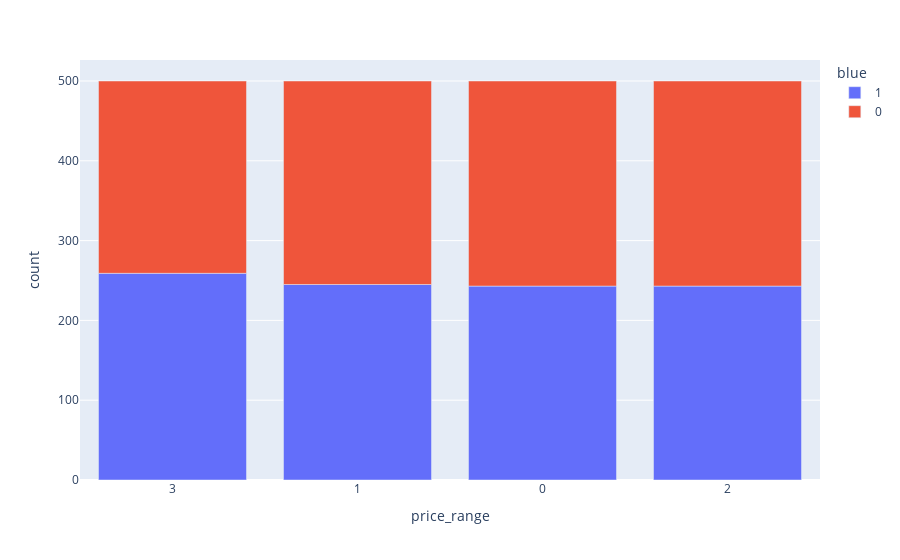
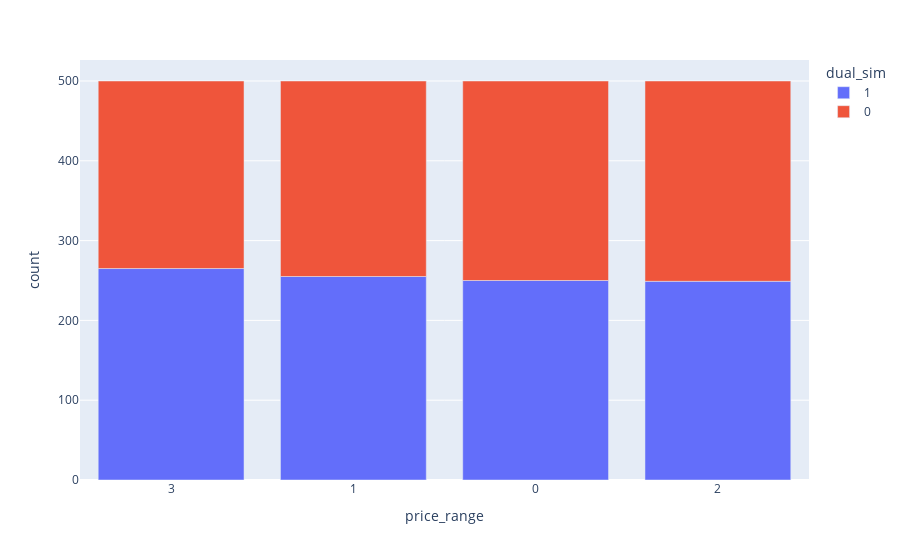
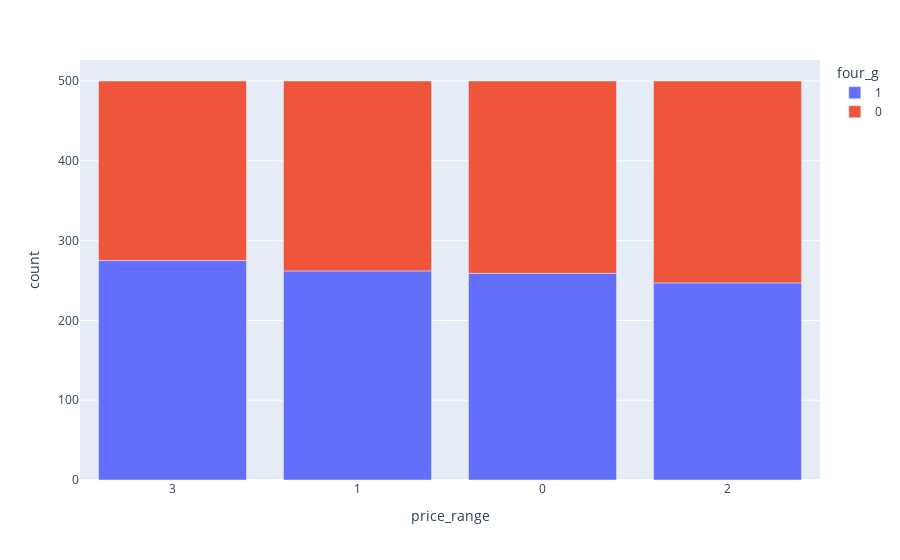
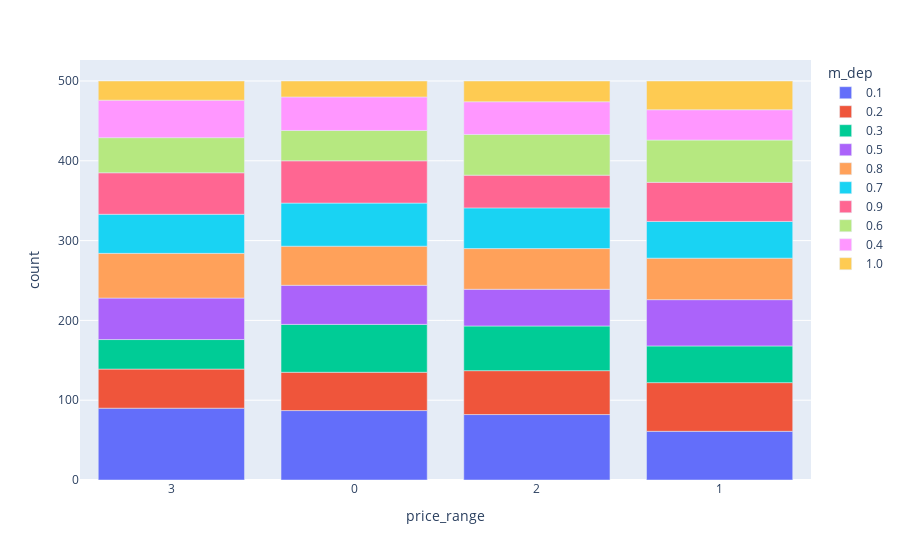

Source (notebook cell) for these figures, in order:
### Markdown cell above
### 2.2) Multivariada -> Relacionamento com a variável `price_range` (target)

- Resumo: no geral as variáveis possuem relacionamento iguais entre suas classes e a variável target

### Code cell
# Variáveis categóricas

for col in str_cols:
    
    df_temp = train[[col, 'price_range']]\
        .value_counts()\
        .reset_index()\
        .assign(\
                price_range = lambda x: x['price_range'].astype(str)
            )
        
    df_temp[col] = df_temp[col].astype(str)

    fig = px.bar(data_frame = df_temp, x = 'price_range', y = 'count', color = col)
    fig.show()

### Figure 1 — Plotly figure (JSON) as saved in the notebook; plotly's stock layout.template omitted (floating-point values rounded to 4 significant figures)
{"data": [{"alignmentgroup": "True", "hovertemplate": "blue=1<br>price_range=%{x}<br>count=%{y}<extra></extra>", "legendgroup": "1", "marker": {"color": "#636efa", "pattern": {"shape": ""}}, "name": "1", "offsetgroup": "1", "orientation": "v", "showlegend": true, "textposition": "auto", "type": "bar", "x": ["3", "1", "0", "2"], "xaxis": "x", "y": [259, 245, 243, 243], "yaxis": "y"}, {"alignmentgroup": "True", "hovertemplate": "blue=0<br>price_range=%{x}<br>count=%{y}<extra></extra>", "legendgroup": "0", "marker": {"color": "#EF553B", "pattern": {"shape": ""}}, "name": "0", "offsetgroup": "0", "orientation": "v", "showlegend": true, "textposition": "auto", "type": "bar", "x": ["0", "2", "1", "3"], "xaxis": "x", "y": [257, 257, 255, 241], "yaxis": "y"}], "layout": {"barmode": "relative", "legend": {"title": {"text": "blue"}, "tracegroupgap": 0}, "margin": {"t": 60}, "xaxis": {"anchor": "y", "domain": [0, 1], "title": {"text": "price_range"}}, "yaxis": {"anchor": "x", "domain": [0, 1], "title": {"text": "count"}}}}

### Figure 2 — Plotly figure (JSON) as saved in the notebook; plotly's stock layout.template omitted (floating-point values rounded to 4 significant figures)
{"data": [{"alignmentgroup": "True", "hovertemplate": "dual_sim=1<br>price_range=%{x}<br>count=%{y}<extra></extra>", "legendgroup": "1", "marker": {"color": "#636efa", "pattern": {"shape": ""}}, "name": "1", "offsetgroup": "1", "orientation": "v", "showlegend": true, "textposition": "auto", "type": "bar", "x": ["3", "1", "0", "2"], "xaxis": "x", "y": [265, 255, 250, 249], "yaxis": "y"}, {"alignmentgroup": "True", "hovertemplate": "dual_sim=0<br>price_range=%{x}<br>count=%{y}<extra></extra>", "legendgroup": "0", "marker": {"color": "#EF553B", "pattern": {"shape": ""}}, "name": "0", "offsetgroup": "0", "orientation": "v", "showlegend": true, "textposition": "auto", "type": "bar", "x": ["2", "0", "1", "3"], "xaxis": "x", "y": [251, 250, 245, 235], "yaxis": "y"}], "layout": {"barmode": "relative", "legend": {"title": {"text": "dual_sim"}, "tracegroupgap": 0}, "margin": {"t": 60}, "xaxis": {"anchor": "y", "domain": [0, 1], "title": {"text": "price_range"}}, "yaxis": {"anchor": "x", "domain": [0, 1], "title": {"text": "count"}}}}

### Figure 3 — Plotly figure (JSON) as saved in the notebook; plotly's stock layout.template omitted (floating-point values rounded to 4 significant figures)
{"data": [{"alignmentgroup": "True", "hovertemplate": "four_g=1<br>price_range=%{x}<br>count=%{y}<extra></extra>", "legendgroup": "1", "marker": {"color": "#636efa", "pattern": {"shape": ""}}, "name": "1", "offsetgroup": "1", "orientation": "v", "showlegend": true, "textposition": "auto", "type": "bar", "x": ["3", "1", "0", "2"], "xaxis": "x", "y": [275, 262, 259, 247], "yaxis": "y"}, {"alignmentgroup": "True", "hovertemplate": "four_g=0<br>price_range=%{x}<br>count=%{y}<extra></extra>", "legendgroup": "0", "marker": {"color": "#EF553B", "pattern": {"shape": ""}}, "name": "0", "offsetgroup": "0", "orientation": "v", "showlegend": true, "textposition": "auto", "type": "bar", "x": ["2", "0", "1", "3"], "xaxis": "x", "y": [253, 241, 238, 225], "yaxis": "y"}], "layout": {"barmode": "relative", "legend": {"title": {"text": "four_g"}, "tracegroupgap": 0}, "margin": {"t": 60}, "xaxis": {"anchor": "y", "domain": [0, 1], "title": {"text": "price_range"}}, "yaxis": {"anchor": "x", "domain": [0, 1], "title": {"text": "count"}}}}

### Figure 4 — Plotly figure (JSON) as saved in the notebook; plotly's stock layout.template omitted (floating-point values rounded to 4 significant figures)
{"data": [{"alignmentgroup": "True", "hovertemplate": "m_dep=0.1<br>price_range=%{x}<br>count=%{y}<extra></extra>", "legendgroup": "0.1", "marker": {"color": "#636efa", "pattern": {"shape": ""}}, "name": "0.1", "offsetgroup": "0.1", "orientation": "v", "showlegend": true, "textposition": "auto", "type": "bar", "x": ["3", "0", "2", "1"], "xaxis": "x", "y": [90, 87, 82, 61], "yaxis": "y"}, {"alignmentgroup": "True", "hovertemplate": "m_dep=0.2<br>price_range=%{x}<br>count=%{y}<extra></extra>", "legendgroup": "0.2", "marker": {"color": "#EF553B", "pattern": {"shape": ""}}, "name": "0.2", "offsetgroup": "0.2", "orientation": "v", "showlegend": true, "textposition": "auto", "type": "bar", "x": ["1", "2", "3", "0"], "xaxis": "x", "y": [61, 55, 49, 48], "yaxis": "y"}, {"alignmentgroup": "True", "hovertemplate": "m_dep=0.3<br>price_range=%{x}<br>count=%{y}<extra></extra>", "legendgroup": "0.3", "marker": {"color": "#00cc96", "pattern": {"shape": ""}}, "name": "0.3", "offsetgroup": "0.3", "orientation": "v", "showlegend": true, "textposition": "auto", "type": "bar", "x": ["0", "2", "1", "3"], "xaxis": "x", "y": [60, 56, 46, 37], "yaxis": "y"}, {"alignmentgroup": "True", "hovertemplate": "m_dep=0.5<br>price_range=%{x}<br>count=%{y}<extra></extra>", "legendgroup": "0.5", "marker": {"color": "#ab63fa", "pattern": {"shape": ""}}, "name": "0.5", "offsetgroup": "0.5", "orientation": "v", "showlegend": true, "textposition": "auto", "type": "bar", "x": ["1", "3", "0", "2"], "xaxis": "x", "y": [58, 52, 49, 46], "yaxis": "y"}, {"alignmentgroup": "True", "hovertemplate": "m_dep=0.8<br>price_range=%{x}<br>count=%{y}<extra></extra>", "legendgroup": "0.8", "marker": {"color": "#FFA15A", "pattern": {"shape": ""}}, "name": "0.8", "offsetgroup": "0.8", "orientation": "v", "showlegend": true, "textposition": "auto", "type": "bar", "x": ["3", "1", "2", "0"], "xaxis": "x", "y": [56, 52, 51, 49], "yaxis": "y"}, {"alignmentgroup": "True", "hovertemplate": "m_dep=0.7<br>price_range=%{x}<br>count=%{y}<extra></extra>", "legendgroup": "0.7", "marker": {"color": "#19d3f3", "pattern": {"shape": ""}}, "name": "0.7", "offsetgroup": "0.7", "orientation": "v", "showlegend": true, "textposition": "auto", "type": "bar", "x": ["0", "2", "3", "1"], "xaxis": "x", "y": [54, 51, 49, 46], "yaxis": "y"}, {"alignmentgroup": "True", "hovertemplate": "m_dep=0.9<br>price_range=%{x}<br>count=%{y}<extra></extra>", "legendgroup": "0.9", "marker": {"color": "#FF6692", "pattern": {"shape": ""}}, "name": "0.9", "offsetgroup": "0.9", "orientation": "v", "showlegend": true, "textposition": "auto", "type": "bar", "x": ["0", "3", "1", "2"], "xaxis": "x", "y": [53, 52, 49, 41], "yaxis": "y"}, {"alignmentgroup": "True", "hovertemplate": "m_dep=0.6<br>price_range=%{x}<br>count=%{y}<extra></extra>", "legendgroup": "0.6", "marker": {"color": "#B6E880", "pattern": {"shape": ""}}, "name": "0.6", "offsetgroup": "0.6", "orientation": "v", "showlegend": true, "textposition": "auto", "type": "bar", "x": ["1", "2", "3", "0"], "xaxis": "x", "y": [53, 51, 44, 38], "yaxis": "y"}, {"alignmentgroup": "True", "hovertemplate": "m_dep=0.4<br>price_range=%{x}<br>count=%{y}<extra></extra>", "legendgroup": "0.4", "marker": {"color": "#FF97FF", "pattern": {"shape": ""}}, "name": "0.4", "offsetgroup": "0.4", "orientation": "v", "showlegend": true, "textposition": "auto", "type": "bar", "x": ["3", "0", "2", "1"], "xaxis": "x", "y": [47, 42, 41, 38], "yaxis": "y"}, {"alignmentgroup": "True", "hovertemplate": "m_dep=1.0<br>price_range=%{x}<br>count=%{y}<extra></extra>", "legendgroup": "1.0", "marker": {"color": "#FECB52", "pattern": {"shape": ""}}, "name": "1.0", "offsetgroup": "1.0", "orientation": "v", "showlegend": true, "textposition": "auto", "type": "bar", "x": ["1", "2", "3", "0"], "xaxis": "x", "y": [36, 26, 24, 20], "yaxis": "y"}], "layout": {"barmode": "relative", "legend": {"title": {"text": "m_dep"}, "tracegroupgap": 0}, "margin": {"t": 60}, "xaxis": {"anchor": "y", "domain": [0, 1], "title": {"text": "price_range"}}, "yaxis": {"anchor": "x", "domain": [0, 1], "title": {"text": "count"}}}}
